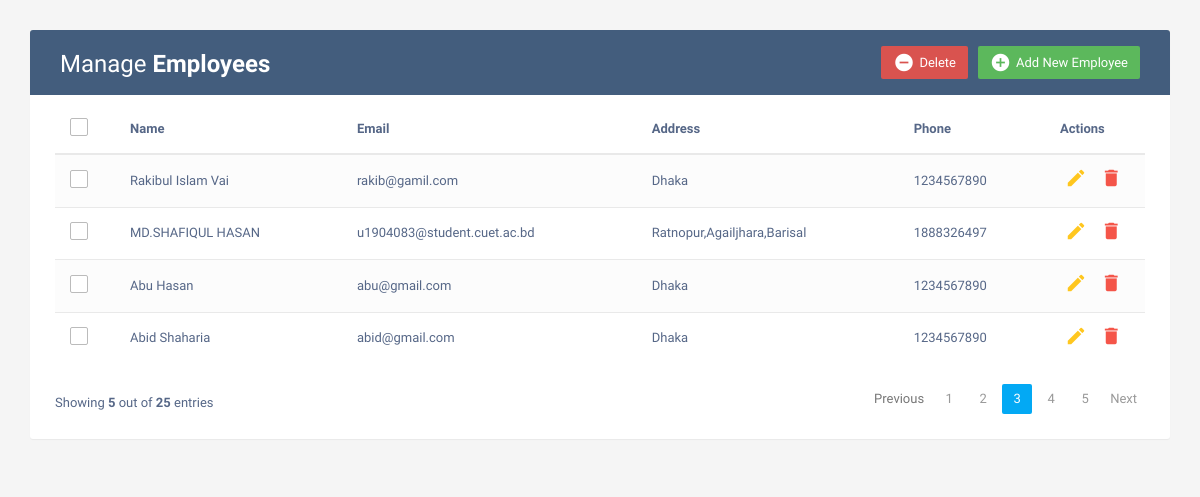
The page / on the database its author committed.
### aa/models.py (models this page shows, shortened)
class Employees(models.Model):
    name=models.CharField(max_length=200)
    email=models.EmailField(max_length=200)
    address=models.TextField()
    phone=models.IntegerField()

### CRUD/views.py (the view)
# urls.py: path('',views.INDEX,name='home'),
def INDEX(request):
    emp=Employees.objects.all()
    context={
        'emp':emp
    }
    return render(request, 'index.html',context)

### templates/index.html (shortened to what this page needs)
<!DOCTYPE html>
<html lang="en">
<head>
<link rel="stylesheet" href="https://maxcdn.bootstrapcdn.com/font-awesome/4.7.0/css/font-awesome.min.css">
<link rel="stylesheet" href="https://maxcdn.bootstrapcdn.com/bootstrap/3.3.7/css/bootstrap.min.css">
  <body>
    <div class="container">
        <div class="table-wrapper">
            <div class="table-title">
                <div class="row">
                    <div class="col-sm-6">
						<h2>Manage <b>Employees</b></h2>
					</div>
					<div class="col-sm-6">
						<a href="#addEmployeeModal" class="btn btn-success" data-toggle="modal"><i class="material-icons">&#xE147;</i> <span>Add New Employee</span></a>
						<a href="#deleteEmployeeModal" class="btn btn-danger" data-toggle="modal"><i class="material-icons">&#xE15C;</i> <span>Delete</span></a>
					</div>
                </div>
            </div>
            <table class="table table-striped table-hover">
                <thead>
                    <tr>
						<th>
							<span class="custom-checkbox">
								<label for="selectAll"></label>
							</span>
						</th>
                        <th>Name</th>
                        <th>Email</th>
						<th>Address</th>
                        <th>Phone</th>
                        <th>Actions</th>
                    </tr>
                </thead>
                <tbody>
					{% for i in emp %}
                    <tr>
						<td>
							<span class="custom-checkbox">
								<label for="checkbox1"></label>
							</span>
						</td>
                        <td>{{i.name}}</td>
                        <td>{{i.email}}</td>
						<td>{{i.address}}</td>
                        <td>{{i.phone}}</td>
                        <td>
                            <a href="#editEmployeeModal-{{forloop.counter}}" class="edit" data-toggle="modal"><i class="material-icons" data-toggle="tooltip" title="Edit">&#xE254;</i></a>
                            <a href="#deleteEmployeeModal-{{forloop.counter}}" class="delete" data-toggle="modal"><i class="material-icons" data-toggle="tooltip" title="Delete">&#xE872;</i></a>
                        </td>
                    </tr>
                    {% endfor %}
                </tbody>
            </table>
			<div class="clearfix">
                <div class="hint-text">Showing <b>5</b> out of <b>25</b> entries</div>
                <ul class="pagination">
                    <li class="page-item disabled"><a href="#">Previous</a></li>
                    <li class="page-item"><a href="#" class="page-link">1</a></li>
                    <li class="page-item"><a href="#" class="page-link">2</a></li>
                    <li class="page-item active"><a href="#" class="page-link">3</a></li>
                    <li class="page-item"><a href="#" class="page-link">4</a></li>
                    <li class="page-item"><a href="#" class="page-link">5</a></li>
                    <li class="page-item"><a href="#" class="page-link">Next</a></li>
                </ul>
            </div>
        </div>
    </div>
</body>
</html>

### templates/index.html (style rules this page uses)
body { color: #566787; background: #f5f5f5; font-family: 'Varela Round', sans-serif; font-size: 13px; }
.table-wrapper { background: #fff; padding: 20px 25px; margin: 30px 0; border-radius: 3px; box-shadow: 0 1px 1px rgba(0,0,0,.05); }
.table-title { padding-bottom: 15px; background: #435d7d; color: #fff; padding: 16px 30px; margin: -20px -25px 10px; border-radius: 3px 3px 0 0; }
.table-title h2 { margin: 5px 0 0; font-size: 24px; }
.table-title .btn { color: #fff; float: right; font-size: 13px; border: none; min-width: 50px; border-radius: 2px; border: none; outline: none !important; margin-left: 10px; }
.table-title .btn i { float: left; font-size: 21px; margin-right: 5px; }
.table-title .btn span { float: left; margin-top: 2px; }
table.table tr th, table.table tr td { border-color: #e9e9e9; padding: 12px 15px; vertical-align: middle; }
table.table tr th:first-child { width: 60px; }
table.table tr th:last-child { width: 100px; }
table.table-striped tbody tr:nth-of-type(odd) { background-color: #fcfcfc; }
table.table td:last-child i { opacity: 0.9; font-size: 22px; margin: 0 5px; }
table.table td a { font-weight: bold; color: #566787; display: inline-block; text-decoration: none; outline: none !important; }
table.table td a.edit { color: #FFC107; }
table.table td a.delete { color: #F44336; }
table.table td i { font-size: 19px; }
.pagination { float: right; margin: 0 0 5px; }
.pagination li a { border: none; font-size: 13px; min-width: 30px; min-height: 30px; color: #999; margin: 0 2px; line-height: 30px; border-radius: 2px !important; text-align: center; padding: 0 6px; }
.pagination li.active a, .pagination li.active a.page-link { background: #03A9F4; }
.hint-text { float: left; margin-top: 10px; font-size: 13px; }
.custom-checkbox { position: relative; }
.custom-checkbox label:before { width: 18px; height: 18px; }
.custom-checkbox label:before { content: ''; margin-right: 10px; display: inline-block; vertical-align: text-top; background: white; border: 1px solid #bbb; border-radius: 2px; box-sizing: border-box; z-index: 2; }

### rows shown on the page
Employees: name "Rakibul Islam Vai", email "rakib@gamil.com", address "Dhaka", phone "1234567890"
Employees: name "MD.SHAFIQUL HASAN", email "u1904083@student.cuet.ac.bd", address "Ratnopur,Agailjhara,Barisal", phone "1888326497"
Employees: name "Abu Hasan", email "abu@gmail.com", address "Dhaka", phone "1234567890"
Employees: name "Abid Shaharia", email "abid@gmail.com", address "Dhaka", phone "1234567890"
